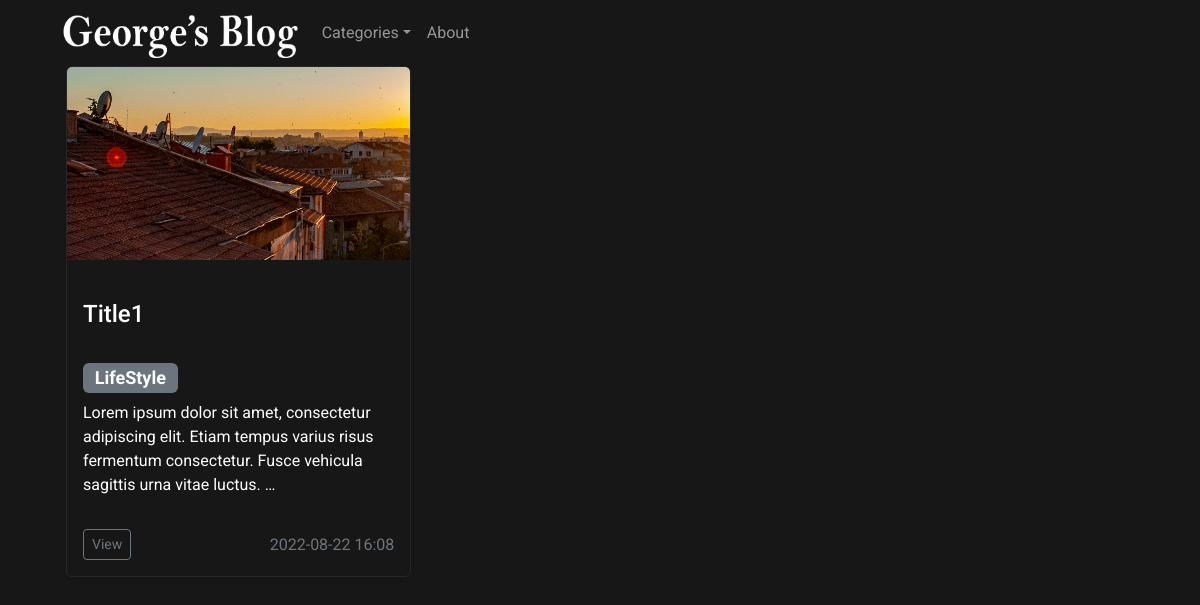
The page /category/5/ on the database its author committed.
### news/models.py (models this page shows, shortened)
class News(models.Model):
    title = models.CharField(max_length=150, verbose_name='Title')
    content = models.TextField(blank=True, verbose_name='Content')
    created_at = models.DateTimeField(auto_now_add=True, verbose_name='Data of publishing')
    updated_at = models.DateTimeField(
        auto_now=True, verbose_name='Date of upadte')
    photo = models.ImageField(upload_to='photos/%Y/%m/%d/', blank=True, verbose_name='Photo')
    is_published = models.BooleanField(default=True, verbose_name='Published')
    category = models.ForeignKey('Category', on_delete=models.PROTECT, null=True, verbose_name='Category')
    def get_absolute_url(self):
        return reverse("view_news", kwargs={"pk": self.pk})
    class Meta:
        verbose_name = 'News'
        verbose_name_plural = 'News'
        ordering = ['-created_at']

class Category(models.Model):
    title = models.CharField(max_length=150, db_index=True, verbose_name="Name of category")
    def __str__(self):
        return self.title
    class Meta:
        verbose_name = 'Category'
        verbose_name_plural = 'Category'
        ordering = ['title']

### news/views.py (the view)
# urls.py: path('category/<int:category_id>/', NewsByCategory.as_view(), name='category'),
class NewsByCategory(ListView):
    model = News
    template_name = 'news/news_list.html'
    context_object_name = 'news'
    def get_context_data(self, **kwargs):
        context = super().get_context_data(**kwargs)
        context['title'] = Category.objects.get(pk=self.kwargs['category_id'])
        context['categories'] = Category.objects.all()
        return context
    def get_queryset(self):
        return News.objects.filter(category_id=self.kwargs['category_id'], is_published=True).select_related('category')

### news/templates/news/news_list.html
{% extends 'base.html' %}
{% block content %}
<section class="container">
<div class="album ">
  <div class="container">
<div class="row row-cols-1 row-cols-sm-2 row-cols-md-3 g-3" >
        {% for item in news %}
          <div class="col">
            <div class="card shadow-sm" style="background-color:#171717; color:#fff; border:1px solid #272727; height: 100%; ">
                {% if item.photo %}
                  <img src="{{ item.photo.url }}" class="bd-placeholder-img card-img-top" width="100%" height="50%" alt="#" />
                {% else %}
                  <img src="https://picsum.photos/500/280" class="bd-placeholder-img card-img-top" width="100%" alt="#" />
                {% endif %}
                <div class="card-body" >
                      <h4 class="card-title">{{ item.title }}</h4>
                      <h4>
                        <span class="badge bg-secondary" style=" margin:10px 0 0px 0;">{{ item.category }}</span>
                      </h4>
                      <p class="card-text" >{{ item.content|safe|linebreaksbr|truncatewords:20 }}</p>
                 <div class="d-flex justify-content-between align-items-center" >
                        <a href="{{ item.get_absolute_url }}" class="btn btn-sm btn-outline-secondary">View</a>
                        <span class="text-muted" style="">{{ item.created_at|date:'Y-m-d H:m' }}</span>
                      </div>
                </div>
            </div>
          </div>
        {% endfor %}
      </div>
      </div>
      </div>
</section>
{% endblock content %}

### website/static/css/style.css (style rules this page uses)
p { margin-top: 0; margin-bottom: 2rem; }
body { background-color: #171717; font-family: 'Roboto', sans-serif; }
section { display: block; }
.card { --bs-card-spacer-y: 1rem; --bs-card-spacer-x: 1rem; }
.card-title { color: #fff; margin-top: 1em; margin-bottom: 1em; }

### rows shown on the page
News: photo (picture), title "Title1", category "LifeStyle", content "Lorem ipsum dolor sit amet, consectetur adipiscing elit. Etiam tempus varius risus fermentum consectetur. Fusce vehicula sagittis urna vitae luctus. …", created_at "2022-08-22 16:08"
